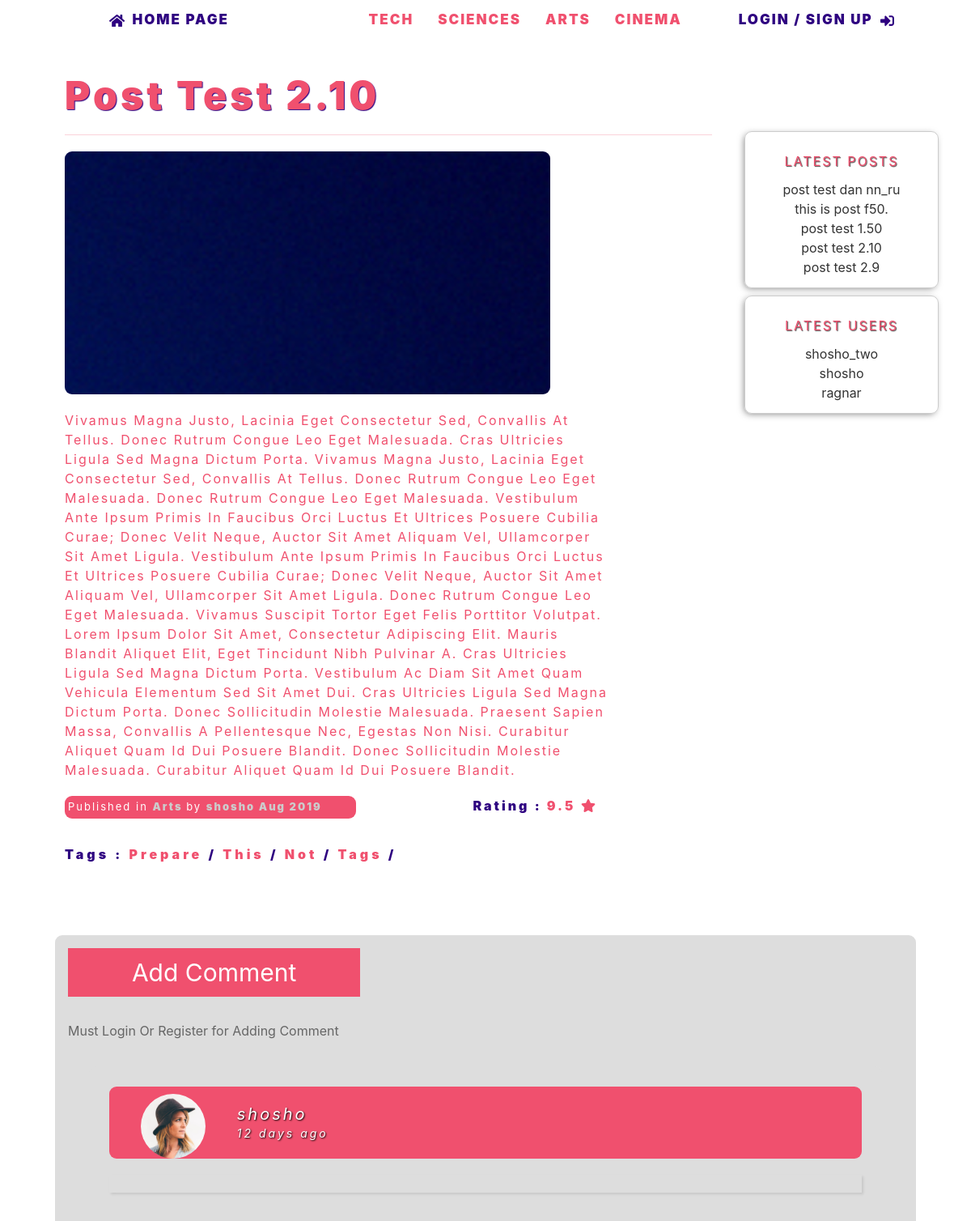
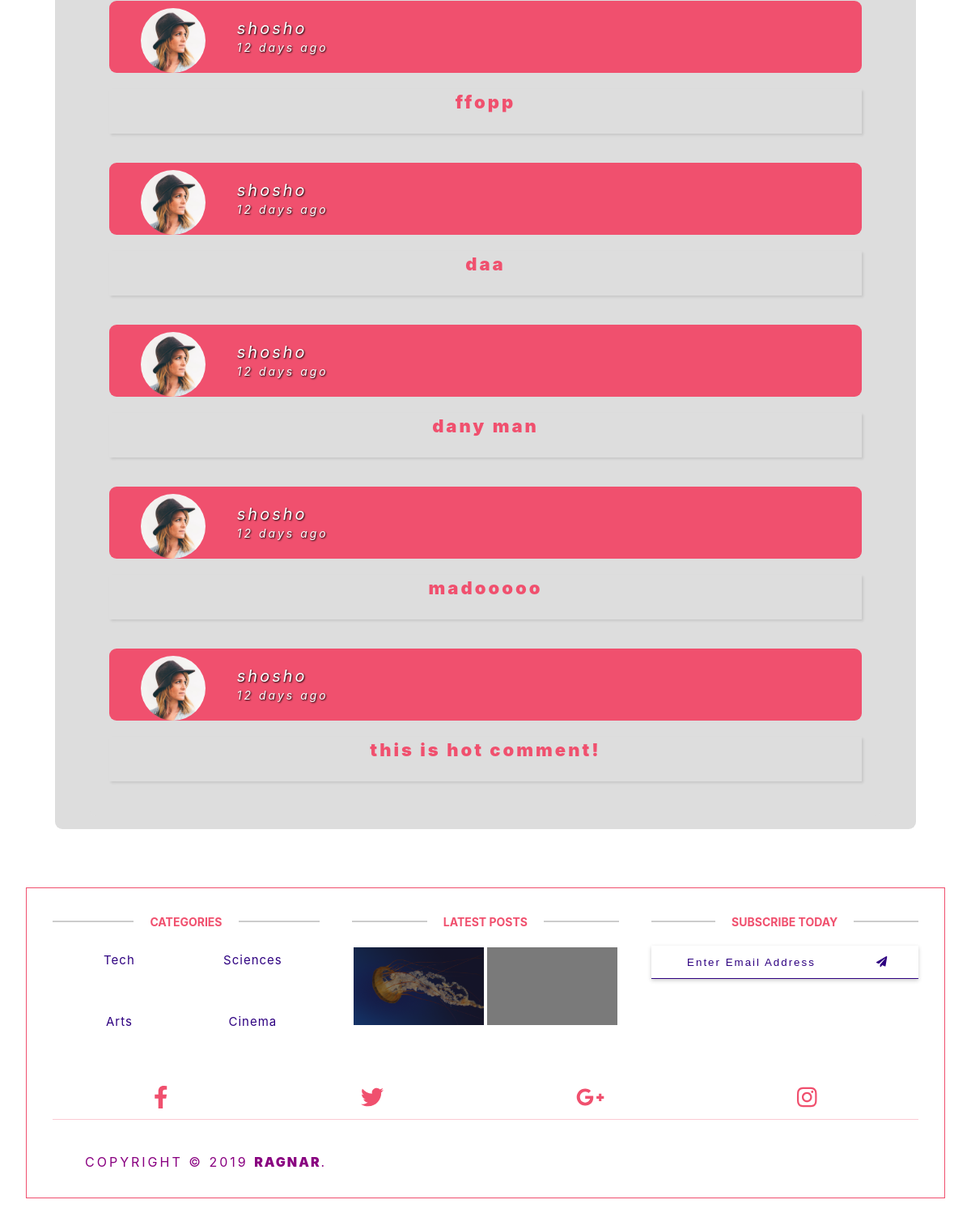
The page /posts.php?postid=83 on the database its author committed (2 pictures, top to bottom).
### tables this page shows
CREATE TABLE IF NOT EXISTS `categories` (
  `ID` int(11) NOT NULL,
  `Name` varchar(255) NOT NULL,
  `Description` text NOT NULL,
  `parent` int(11) NOT NULL,
  `Ordering` int(11) DEFAULT NULL,
  `Visibility` tinyint(4) NOT NULL DEFAULT '0',
  `Allow_Comment` tinyint(4) NOT NULL DEFAULT '0',
  `Allow_Ads` tinyint(4) NOT NULL DEFAULT '0'
);

CREATE TABLE IF NOT EXISTS `posts` (
  `Post_ID` int(11) NOT NULL,
  `Name` varchar(255) NOT NULL,
  `Description` text NOT NULL,
  `Image` varchar(255) NOT NULL,
  `Status` varchar(255) NOT NULL,
  `Add_Date` timestamp NOT NULL DEFAULT CURRENT_TIMESTAMP ON UPDATE CURRENT_TIMESTAMP,
  `Rating` float NOT NULL,
  `Approve` tinyint(4) NOT NULL DEFAULT '0',
  `Cat_ID` int(11) NOT NULL,
  `Member_ID` int(11) NOT NULL,
  `tags` varchar(255) DEFAULT NULL
);

CREATE TABLE IF NOT EXISTS `users` (
  `UserID` int(11) NOT NULL COMMENT 'To Identify User',
  `Username` varchar(255) NOT NULL COMMENT 'Username To Login',
  `Password` varchar(255) NOT NULL COMMENT 'Password To Login',
  `Email` varchar(255) NOT NULL,
  `FullName` varchar(255) NOT NULL,
  `GroupID` int(11) NOT NULL DEFAULT '0' COMMENT 'Identify User Group',
  `TrustStatus` int(11) NOT NULL DEFAULT '0' COMMENT 'Seller Rank',
  `RegStatus` int(11) NOT NULL DEFAULT '0' COMMENT 'User Approval',
  `Date` date NOT NULL,
  `avatar` varchar(255) NOT NULL
);

CREATE TABLE IF NOT EXISTS `comments` (
  `c_id` int(11) NOT NULL,
  `comment` text NOT NULL,
  `status` tinyint(4) NOT NULL,
  `comment_date` date NOT NULL,
  `post-id` int(11) NOT NULL,
  `user-id` int(11) NOT NULL
);

### init.php (called while the page is built, shortened)
<?php
include 'admin/connect.php';
$functions = 'includes/functions/';
include $functions . 'functions.php';
  class hook {
    public function inc_header($part = Null, $dash = Null, $header = 'header'){
      $temps = 'includes/templates/';
    return $head = include $temps . $header. $dash . $part. '.php';
    }
    public function inc_footer($part = Null, $dash = Null,$footer = 'footer'){
      $temps = 'includes/templates/';
    return $foot = include $temps . $footer. $dash . $part. '.php';
    }
  }
 ?>

### posts.php (the view, shortened to what this page needs)
<?php
include 'init.php';
$hook_up->inc_header();
			$postid = isset($_GET['postid']) && is_numeric($_GET['postid']) ? intval($_GET['postid']) : 0;
			$stmt = $con->prepare("SELECT posts.*, users.Username, categories.Name AS cat_name
                              FROM posts
                              INNER JOIN users
                              ON posts.Member_ID = users.UserID
															INNER JOIN categories
															ON posts.Cat_ID =  categories.ID
                              WHERE Post_ID = ?");
			$stmt->execute(array($postid));
			$posts = $stmt->fetch();
			$count = $stmt->rowCount();
			if ($count > 0) {
				if(isset($session_user)) {
				?>
  <main class="uk-margin-remove uk-container">
    <div class="uk-text-center uk-margin-auto" uk-grid>
      <div class="uk-width-3-4">
        <div class="uk-width-1-1 uk-margin-top">
          <div class="uk-block">
            <h1 class="post_title">
								<?php echo $posts['Name']; ?>
								</h1>
          </div>
					<div class="uk-block">
						<h1 class="uk-margin-top uk-text-left">
								<div class="post_img" style="background-image: url('admin/uploads/posts/<?php echo $posts['Image']; ?>');">
								</h1>
					</div>
          <div class="uk-block">
            <p class="post-content">
              <?php	echo $posts['Description']; ?>
            </p>
          </div>
        </div>
				<div class="uk-width-1-1 uk-margin-top" uk-grid>
					<div class="uk-width-1-2">
	          <p class="post_info">
	            <?php
								if ($posts['Status'] == 1) {
									echo "Published";
								} else{
									echo "Drafted";
								} ?> in
								<span>
									<?php echo $posts['cat_name']; ?>
								</span> by
								<span>
									<?php echo $posts['Username']; ?>
								</span>
								<span>
								<?php echo date("M Y", strtotime($posts['Add_Date']));?>
							</span>
	          </p>
	        </div>
					<div class="uk-width-1-2">
						<p class="post_rating">
							<?php echo 'Rating : <span>' . $posts['Rating'] . ' <i class="fas fa-star" ></i></span>'; ?>
						</p>
					</div>
				</div>
				<div class="uk-width-1-1 tags">
					<?php
					$post_tags = explode(',', $posts['tags']);
					echo 'Tags :  ';
					foreach ($post_tags as $tag) {
						$tag = str_replace(' ', '', $tag);
						$tag = strtolower($tag);
						echo '<a href="tags.php?tags='.$tag.'">' . $tag .'</a>' . ' / ';
					}
							 ?>
				</div>
      </div>
      <div class="uk-width-1-4">
        <?php include $templates . 'sidebar-post.php'; ?>
      </div>
    </div>
    <?php include $templates . 'comments/comments.php' ?>
  </main>
  <?php
	$hook_up->inc_footer('main', '-');
	}
} else {
  echo '<div class="uk-container">
    			<div class="nice-message">There\'s No Posts To Show</div>
  			</div>';
 }
ob_end_flush();  ?>

### includes/templates/header.php (shortened to what this page needs)
<?php global $user_info, $session_user, $current_page;  ?>
  <!DOCTYPE html>
  <html lang="en" dir="ltr">
  <head>
  </head>
  <body>
    <header class="front_header" uk-sticky uk-grid>
      <?php if(isset($_SESSION['user'])) { ?>
        <nav class="uk-navbar uk-width-1-1 uk-margin-remove" uk-navbar>
          <div class="uk-navbar-left">
            <ul class="uk-navbar-nav">
              <li class="list_home">
                <a href="index.php">
                  <i class="fas fa-home fa-1x"></i>Film Society
                </a>
              </li>
            </ul>
          </div>
          <div class="uk-navbar-right">
            <ul class="uk-navbar-nav">
              <?php if($user_info['GroupID'] != 0 ) { ?>
              <li class="list_homepage">
                <a class="MainColor" href="admin/index.php">
                  <i class="fas fa-tachometer-alt fa-1x"></i>
                </a>
              </li>
            <?php } ?>
              <li class="list_homepage <?php if(isset($current_page) && $current_page == 'add-post.php') { echo " active_upper "; } ?>">
                <a href="add-post.php" class="">
                  <i class="fas fa-edit fa-1x"></i>
                  <?php if($current_page == 'add-post.php') { echo "<span class='uk-text-success'> Add Post</span>"; } ?>
                </a>
              </li>
              <li class="list_homepage <?php if(isset($current_page) && $current_page == 'profile.php') { echo " active_upper "; } ?>">
                <a href="profile.php">
                  <i class="fas fa-user fa-1x"></i>
                  <?php if($current_page == 'profile.php') { echo "<span class='uk-text-success'> Profile</span>"; } ?>
                </a>
              </li>
              <li class="list_homepage">
                <a class="MainColor" href="logout.php">
                  <i class="fas fa-sign-out-alt fa-1x"></i>
                </a>
              </li>
            </ul>
          </div>
        </nav>
        <nav class="uk-navbar uk-width-1-1 uk-margin-remove down_nav" uk-navbar>
          <ul class="uk-navbar-nav uk-margin-auto" uk-grid>
            <?php
            $top_nav_cat = get_all_rec('*', 'categories', 'parent = 0', 'ID DESC', 4);
              foreach ($top_nav_cat as $cat) {
                 ?>
                <li class="list_nav uk-padding-remove <?php if(isset($_GET['page_title']) && $_GET['page_title'] == $cat['Name']) { echo "acitveTwo";} ?>">
                   <?php
                  echo "<a class='a_header' href='categories.php?pageid=".$cat['ID']."&page_title=".str_replace(' ', '-', $cat['Name'])."'>";
                    echo $cat['Name'];
                  echo "</a>"; ?>
                </li>
                <?php
                $down_nav_cat = get_all_rec("*", "sub_categories", "category_id = {$cat['ID']}", "id_sub DESC", 4);
                if (!empty($down_nav_cat)) { ?>
                <ul class="child_cat" uk-dropdown>
                <?php
                foreach ($down_nav_cat as $down) { ?>
                <li>
                  <?php
                  echo "<a href='categories.php?pageid=".$down['id_sub']."&page_title=".str_replace(' ', '-', $down['name_sub'])."'>";
                    echo $down['name_sub'];
                  echo "</a>"; ?>
                </li>
            <?php  }  ?>
          </ul>
        <?php } ?>
            <?php } ?>
          </ul>
        </nav>
        <?php } else{ ?>
          <nav class="uk-navbar uk-width-1-1 uk-margin-remove">
            <div class="uk-navbar-left">
              <ul class="uk-navbar-nav">
                <li class="list_home">
                  <a class="" href="index.php">
                    <i class="fas fa-home fa-1x"></i> Home Page
                  </a>
                </li>
              </ul>
            </div>
            <div class="uk-navbar-right">
              <ul class="uk-navbar-nav uk-margin-auto" uk-grid>
                <?php
                $top_nav_cat = get_all_rec('*', 'categories', 'parent = 0', 'ID DESC', 4);
                  foreach ($top_nav_cat as $cat) {
                    $dod = str_replace( ' ', '-', $cat['Name']);
                    $zoz = isset($_GET['page_title']) ? $_GET['page_title'] : "";
                     ?>
                    <li class="list_nav uk-padding-remove <?php if(isset($zoz) &&$zoz == $dod) {
                      echo "acitveTwo";}  ?>">
                       <?php
                      echo "<a class='a_header' href='categories.php?pageid=".$cat['ID']."&page_title=".str_replace(' ', '-', $cat['Name'])."'>";
                        echo $dod;
                      echo "</a>"; ?>
                    </li>
                <?php } ?>
                <li>
                  <a href="login.php" class="log-sign">
              Login / Sign Up <i class="fas fa-sign-in-alt fa-1x"></i>
            </a>
                </li>
              </ul>
            </div>
          </nav>
          <?php } ?>
    </header>

### includes/templates/sidebar-post.php
<div class="latest_posts">
<h4>Latest Posts</h4>
<?php $latest_comments = get_latest('*', 'posts', 'Post_ID', 5); ?>
<ul>
  <?php foreach ($latest_comments as $latest) { ?>
  <li>
    <a href="posts.php?postid='.$latest['Post_ID'].'">
      <?php echo $latest['Name']; ?>
    </a>
  </li>
<?php } ?>
</ul>
</div>
<div class="latest_users">
<h4>Latest Users</h4>
<?php $latest_users = get_latest('*', 'users', 'UserID', 5);
echo '<ul>';
foreach ($latest_users as $latest_user) {
echo '<li><a href="profile.php">'. $latest_user['Username'] .'</a></li>';
}
echo '</ul>';
?>
</div>

### includes/templates/comments/comment-box.php (shortened to what this page needs)
<?php
$stmt = $con->prepare("SELECT comments.*, users.Username
								FROM
								 comments
									INNER JOIN users
								 ON
									comments.`user-id` = users.UserID
									WHERE `post-id` = ?
									AND status = 1
									ORDER BY
									c_id DESC");
$stmt->execute(array($posts['Post_ID']));
$comments = $stmt->fetchAll();
if (!empty($comments)) { ?>
<div class="hold_comment">
<?php foreach ($comments as $comment) { ?>
<ul class="uk-comment-list">
	<li>
			<article class="uk-comment uk-visible-toggle" tabindex="-1">
					<header class="uk-comment-header uk-position-relative">
							<div class="uk-grid-medium uk-flex-middle hold_comment_box" uk-grid>
									<div class="uk-width-auto">
											<img class="uk-comment-avatar" src="avatar.jpg" width="80" height="80" alt="">
									</div>
									<div class="uk-width-expand">
											<h4 class="uk-comment-title uk-margin-remove"><a class="uk-link-reset" href="#"><?php echo $comment['Username']; ?></a></h4>
											<p class="uk-comment-meta uk-margin-remove-top"><a class="uk-link-reset" href="#">12 days ago</a></p>
									</div>
							</div>
					</header>
					<div class="uk-comment-body">
							<p><?php echo $comment['comment']; ?></p>
					</div>
			</article>
	</li>
</ul>
<?php } ?>
</div>
<?php } ?>

### includes/templates/footer-main.php (shortened to what this page needs)
<footer class="hold_footer">
  <div class="" uk-grid>
    <div class="uk-width-1-3@l uk-width-1-3@m uk-width-1-1@s">
      <div class="single_footer">
        <h4>Categories</h4>
        <ul class="uk-width-1-1" uk-grid>
        <?php
        $footer_cat = get_all_rec('*', 'categories', 'parent = 0', 'ID DESC',4);
        foreach ($footer_cat as $cat) { ?>
            <li class="uk-width-1-2">
              <?php
              echo "<a href='categories.php?pageid=".$cat['ID']."&page_title=".str_replace(' ', '-', $cat['Name'])."'>";
              echo $cat['Name'];
              echo "</a>";
              ?>
            </li>
          <?php  }  ?>
        </ul>
      </div>
    </div>
    <div class="uk-width-1-3@l uk-width-1-3@m uk-width-1-1@s">
      <div class="single_footer single_footer_address">
        <h4>Latest Posts</h4>
        <div class="hold_latest">
              <?php
              $latest_posts = get_all_rec('*', 'posts', '', 'Post_ID DESC',2);
              foreach ($latest_posts as $latest) { ?>
                <div class="uk-inline-clip uk-transition-toggle uk-light _latest_posts" style="background-image: url('admin/uploads/posts/<?php echo $latest['Image']; ?>')" tabindex="0">
                  <div class="uk-overlay-primary uk-height-1-1">
                </div>
              </div>
            <?php  } ?>
    </div>
  </div>
  </div>
    <div class="uk-width-1-3@l uk-width-1-3@m uk-width-1-1@s">
      <div class="single_footer single_footer_address">
        <h4>Subscribe today</h4>
        <div class="signup_form">
          <form action="#" class="subscribe">
            <input type="text" class="subscribe__input" placeholder="Enter Email Address">
            <button type="button" class="subscribe__btn"><i class="fas fa-paper-plane"></i></button>
          </form>
        </div>
      </div>
    </div>
</div>
  <div class="uk-margin-remove" uk-grid>
    <div class="uk-width-1-1@s social_profile">
        <ul>
          <li><a href="#"><i class="fab fa-facebook-f"></i></a></li>
          <li><a href="#"><i class="fab fa-twitter"></i></a></li>
          <li><a href="#"><i class="fab fa-google-plus-g"></i></a></li>
          <li><a href="#"><i class="fab fa-instagram"></i></a></li>
        </ul>
    </div>
    <div class="uk-width-1-1@s">
      <p class="copyright">Copyright © 2019 <a href="#">Ragnar</a>.</p>
    </div>
  </div>
</footer>
  </body>
  </html>

### rows shown on the page
categories: Name "TECH", Name "Tech"
categories: Name "SCIENCES", Name "Sciences"
categories: Name "ARTS", Name "Arts"
categories: Name "CINEMA", Name "Cinema"
posts: Name "Post Test 2.10", Image (picture), Description "Vivamus Magna Justo, Lacinia Eget Consectetur Sed, Convallis At Tellus. Donec Rutrum Congue Leo Eget Malesuada. Cras Ultricies Ligula Sed Magna Dictum Porta. Vivamus Magna Justo, Lacinia Eget Consectetur Sed, Convallis At Tellus. Donec Rutrum Congue Leo Eget Malesuada. Donec Rutrum Congue Leo Eget Malesuada. Vestibulum Ante Ipsum Primis In Faucibus Orci Luctus Et Ultrices Posuere Cubilia Curae; Donec Velit Neque, Auctor Sit Amet Aliquam Vel, Ullamcorper Sit Amet Ligula. Vestibulum Ante Ipsum Primis In Faucibus Orci Luctus Et Ultrices Posuere Cubilia Curae; Donec Velit Neque, Auctor Sit Amet Aliquam Vel, Ullamcorper Sit Amet Ligula. Donec Rutrum Congue Leo Eget Malesuada. Vivamus Suscipit…", Cat_ID.Name "Arts", Member_ID.Username "shosho", Add_Date "Aug 2019", Rating "9.5", tags "Prepare", tags "This", tags "Not", tags "Tags", Name "post test 2.10"
posts: Name "post test dan nn_ru", Image (picture)
posts: Name "this is post f50."
posts: Name "post test 1.50"
posts: Name "post test 2.9"
users: Username "shosho_two"
users: Username "shosho"
users: Username "ragnar"
comments: Username "shosho"
comments: Username "shosho", comment "ffopp"
comments: Username "shosho", comment "daa"
comments: Username "shosho", comment "dany man"
comments: Username "shosho", comment "madooooo"
comments: Username "shosho", comment "this is hot comment!"
